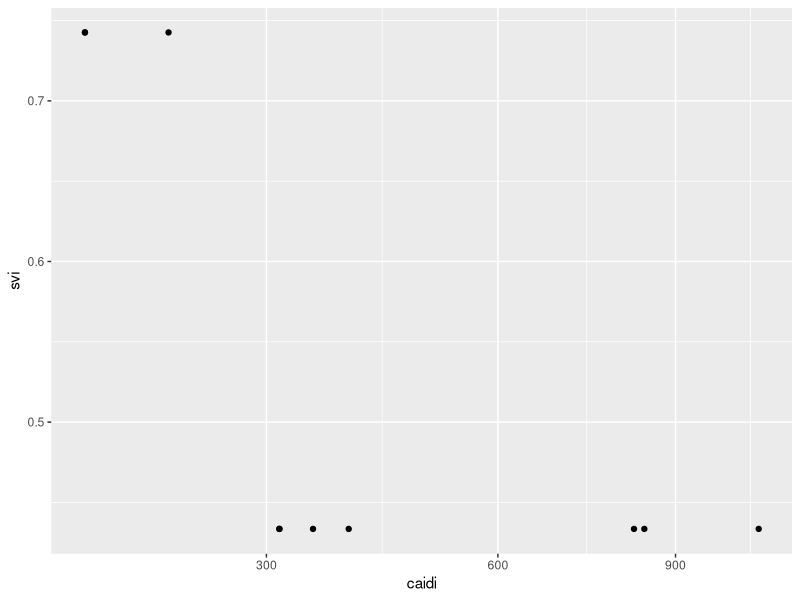
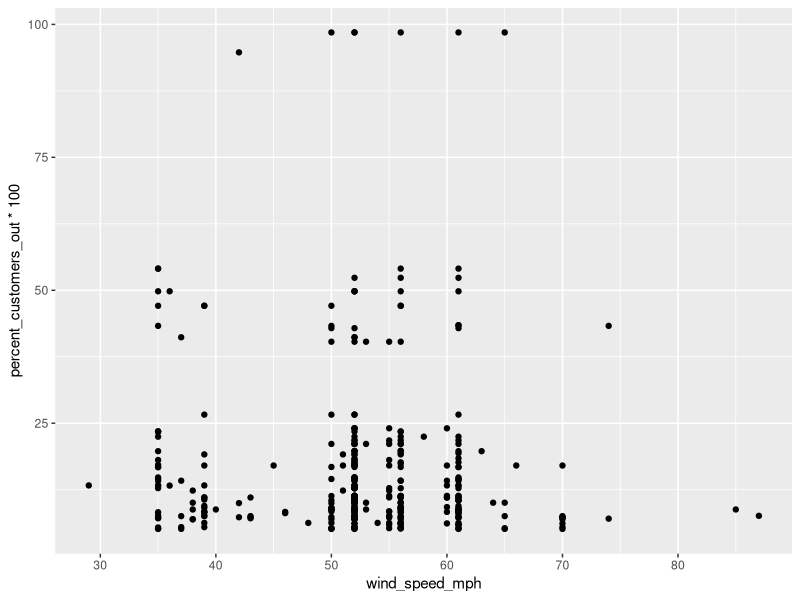

R code for these plots, in order:
## ---- chunk 1
knitr::opts_chunk$set(echo = TRUE)
## ---- chunk 2
library(dplyr)
library(ggplot2)
## ---- chunk 3
svi_reliability=read.csv("outage_records/metrics.csv")
svi_reliability %>%
  filter(county=="Bond") %>%
  ggplot(.,aes(x=caidi,y=svi))+geom_point()+scale_x_sqrt()
## ---- chunk 4
wind_speed_customers=read.csv("processed_wind_customer_outage.csv")
# to do: python normalized customer outages csv.
wind_speed_customers <- wind_speed_customers %>%
  mutate(year=as.integer(format(as.Date(wind_speed_customers$date,format="%m/%d/%Y"),"%Y")))
wind_speed_customers %>%
  #filter(year==2023|year==2022|year==2021|year==2020) %>%
  filter(percent_customers_out > 0.05) %>%
  ggplot(.,aes(x=wind_speed_mph,y=percent_customers_out*100))+geom_point()
## ---- chunk 5
svi_reliability <- svi_reliability %>%
  mutate(quartile=case_when(svi <= 0.25 ~ 1,(svi <= 0.5 & svi > 0.25) ~ 2,(svi <= 0.75 & svi > 0.5) ~ 3,(svi <= 1 & svi > 0.75) ~ 4))
svi_reliability %>%
  filter(year==2023|year==2022|year==2021|year==2020) %>%
  group_by(county) %>%
  summarise(avg=mean(saidi)) %>%
  top_n(10)
